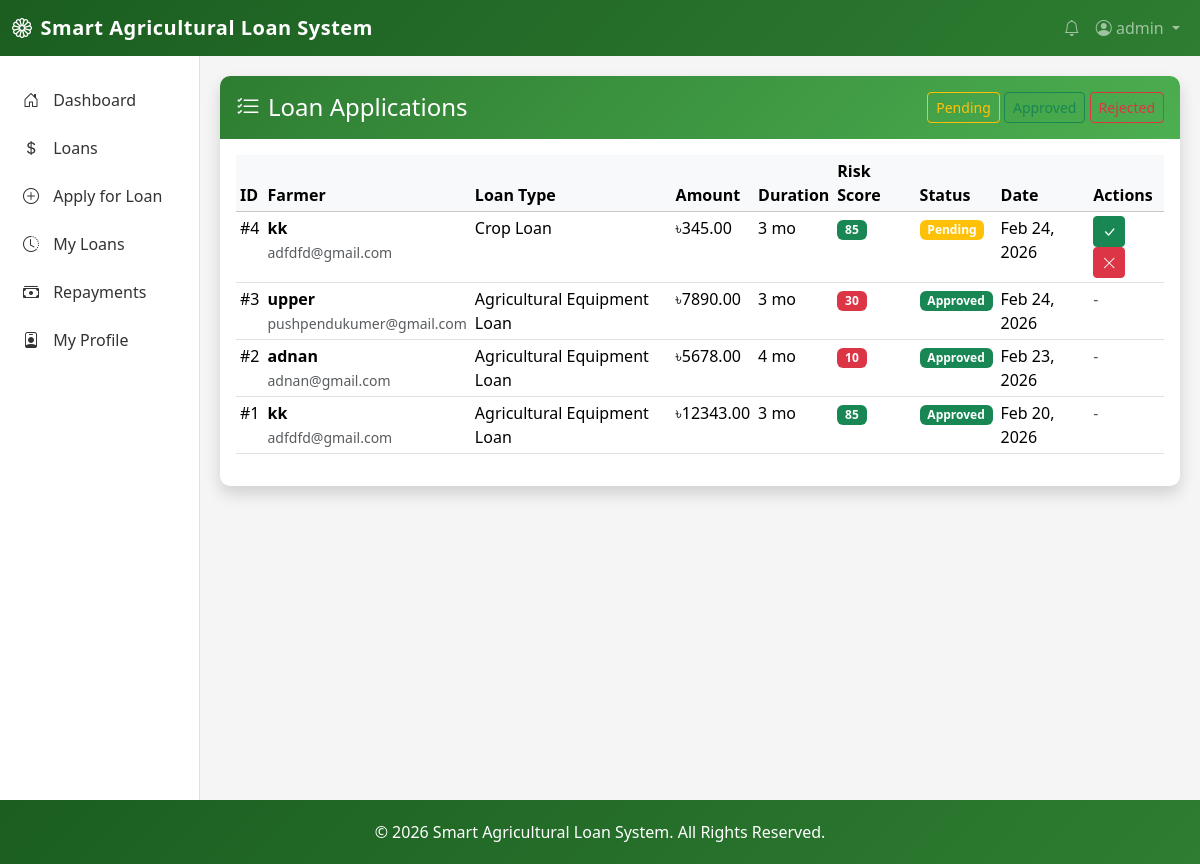
Screenshot of /loans/ (signed in) with the database file from the repository.
### loan_app/models.py (models this page shows, shortened)
class User(AbstractUser):
    ROLE_CHOICES = [
        ("Farmer", "Farmer"),
        ("Bank Officer", "Bank Officer"),
        ("Admin", "Admin"),
    ]
    role = models.CharField(max_length=20, choices=ROLE_CHOICES, default="Farmer")
    phone_number = models.CharField(max_length=20, blank=True)
    profile_picture = models.ImageField(
        upload_to="profile_pictures/", blank=True, null=True
    )
    is_verified = models.BooleanField(default=False)
    nid_card_front = models.FileField(
        upload_to="nid_cards/",
        blank=True,
        null=True,
        help_text="Upload NID card front side",
    )
    nid_card_back = models.FileField(
        upload_to="nid_cards/",
        blank=True,
        null=True,
        help_text="Upload NID card back side",
    )
    nid_verified = models.BooleanField(
        default=False, help_text="Whether NID has been verified by bank officer"
    )
    nid_verified_by = models.ForeignKey(
        "self",
        on_delete=models.SET_NULL,
        null=True,
        blank=True,
        related_name="nid_verifications",
    )
    nid_verified_at = models.DateTimeField(null=True, blank=True)

class LoanApplication(models.Model):
    STATUS_CHOICES = [
        ("Pending", "Pending"),
        ("Approved", "Approved"),
        ("Rejected", "Rejected"),
    ]
    farmer = models.ForeignKey(
        User, on_delete=models.CASCADE, related_name="loan_applications"
    )
    loan_type = models.ForeignKey(
        LoanType, on_delete=models.CASCADE, related_name="applications"
    )
    amount = models.DecimalField(max_digits=12, decimal_places=2)
    duration_months = models.IntegerField(help_text="Loan duration in months")
    risk_score = models.IntegerField(
        default=0, help_text="Auto-calculated risk score (0-100)"
    )
    status = models.CharField(max_length=20, choices=STATUS_CHOICES, default="Pending")
    emi = models.DecimalField(
        max_digits=12, decimal_places=2, default=0, help_text="Monthly EMI amount"
    )
    created_at = models.DateTimeField(auto_now_add=True)
    updated_at = models.DateTimeField(auto_now=True)

class LoanType(models.Model):
    name = models.CharField(max_length=100, unique=True)
    interest_rate = models.DecimalField(
        max_digits=5, decimal_places=2, help_text="Interest rate in percentage"
    )
    max_amount = models.DecimalField(
        max_digits=12, decimal_places=2, help_text="Maximum loan amount in BDT"
    )
    description = models.TextField(blank=True)
    created_at = models.DateTimeField(auto_now_add=True)
    updated_at = models.DateTimeField(auto_now=True)

### loan_app/views.py (the view)
# urls.py: path("loans/", views.loan_list, name="loan_list"),
@login_required
def loan_list(request):
    if not (request.user.is_staff or request.user.role == "Bank Officer"):
        return redirect("home")
    applications = LoanApplication.objects.all().order_by("-created_at")
    status_filter = request.GET.get("status")
    if status_filter:
        applications = applications.filter(status=status_filter)
    paginator = Paginator(applications, 15)
    page_number = request.GET.get("page")
    page_obj = paginator.get_page(page_number)
    return render(
        request,
        "loan/list.html",
        {"page_obj": page_obj, "status_filter": status_filter},
    )

### templates/loan/list.html (shortened to what this page needs)
{% extends 'base.html' %}
{% block content %}
<div class="row">
    <div class="col-12">
        <div class="card shadow">
            <div class="card-header py-3 d-flex justify-content-between align-items-center">
                <h4 class="mb-0"><i class="bi bi-list-check me-2"></i>Loan Applications</h4>
                <div>
                    <a href="{% url 'loan_list' %}?status=Pending" class="btn btn-sm btn-outline-warning">Pending</a>
                    <a href="{% url 'loan_list' %}?status=Approved" class="btn btn-sm btn-outline-success">Approved</a>
                    <a href="{% url 'loan_list' %}?status=Rejected" class="btn btn-sm btn-outline-danger">Rejected</a>
                </div>
            </div>
            <div class="card-body">
                {% if page_obj %}
                <div class="table-responsive">
                    <table class="table table-hover table-sm">
                        <thead class="table-light">
                            <tr>
                                <th>ID</th>
                                <th>Farmer</th>
                                <th>Loan Type</th>
                                <th>Amount</th>
                                <th>Duration</th>
                                <th>Risk Score</th>
                                <th>Status</th>
                                <th>Date</th>
                                <th>Actions</th>
                            </tr>
                        </thead>
                        <tbody>
                            {% for loan in page_obj %}
                            <tr>
                                <td>#{{ loan.id }}</td>
                                <td>
                                    <strong>{{ loan.farmer.username }}</strong><br>
                                    <small class="text-muted">{{ loan.farmer.email }}</small>
                                </td>
                                <td>{{ loan.loan_type.name }}</td>
                                <td>৳{{ loan.amount|floatformat:2 }}</td>
                                <td>{{ loan.duration_months }} mo</td>
                                <td>
                                    {% if loan.risk_score >= 70 %}
                                        <span class="badge bg-success">{{ loan.risk_score }}</span>
                                    {% elif loan.risk_score >= 40 %}
                                        <span class="badge bg-warning">{{ loan.risk_score }}</span>
                                    {% else %}
                                        <span class="badge bg-danger">{{ loan.risk_score }}</span>
                                    {% endif %}
                                </td>
                                <td>
                                    {% if loan.status == 'Pending' %}
                                        <span class="badge bg-warning">{{ loan.status }}</span>
                                    {% elif loan.status == 'Approved' %}
                                        <span class="badge bg-success">{{ loan.status }}</span>
                                    {% else %}
                                        <span class="badge bg-danger">{{ loan.status }}</span>
                                    {% endif %}
                                </td>
                                <td>{{ loan.created_at|date:"M d, Y" }}</td>
                                <td>
                                    {% if loan.status == 'Pending' %}
                                        <a href="{% url 'approve_loan' loan.id %}" class="btn btn-sm btn-success" title="Approve">
                                            <i class="bi bi-check-lg"></i>
                                        </a>
                                        <a href="{% url 'reject_loan' loan.id %}" class="btn btn-sm btn-danger" title="Reject">
                                            <i class="bi bi-x-lg"></i>
                                        </a>
                                    {% else %}
                                        <span class="text-muted">-</span>
                                    {% endif %}
                                </td>
                            </tr>
                            {% endfor %}
                        </tbody>
                    </table>
                </div>
                {% else %}
                <div class="text-center py-5">
                    <i class="bi bi-inbox text-muted" style="font-size: 3rem;"></i>
                    <p class="mt-3 text-muted">No loan applications found.</p>
                </div>
                {% endif %}
            </div>
        </div>
    </div>
</div>
{% endblock %}

### templates/base.html (shortened to what this page needs)
<!DOCTYPE html>
<html lang="en">
<head>
    <link href="https://cdn.jsdelivr.net/npm/bootstrap@5.3.2/dist/css/bootstrap.min.css" rel="stylesheet">
    <link rel="stylesheet" href="https://cdn.jsdelivr.net/npm/bootstrap-icons@1.11.1/font/bootstrap-icons.css">
</head>
<body>
    <nav class="navbar navbar-expand-lg navbar-dark">
        <div class="container-fluid">
            <a class="navbar-brand" href="/">
                <i class="bi bi-flower1 me-2"></i>Smart Agricultural Loan System
            </a>
            <div class="collapse navbar-collapse" id="navbarNav">
                <ul class="navbar-nav ms-auto">
                    <li class="nav-item">
                        <a class="nav-link" href="#"><i class="bi bi-bell"></i></a>
                    </li>
                    <li class="nav-item dropdown">
                        <a class="nav-link dropdown-toggle" href="#" role="button" data-bs-toggle="dropdown">
                            {% if user.profile_picture %}
                                <img src="{{ user.profile_picture.url }}" class="rounded-circle me-1" style="width: 25px; height: 25px; object-fit: cover;">
                            {% else %}
                                <i class="bi bi-person-circle"></i>
                            {% endif %}
                            {{ user.username }}
                        </a>
                    </li>
                </ul>
            </div>
        </div>
    </nav>
    <div class="container-fluid">
        <div class="row">
            <div class="col-md-2 sidebar">
                <ul class="nav flex-column">
                    <li class="nav-item">
                        <a class="nav-link" href="{% url 'dashboard' %}">
                            <i class="bi bi-house-door"></i> Dashboard
                        </a>
                    </li>
                    {% if user.role == 'Farmer' %}
                    <li class="nav-item">
                        <a class="nav-link" href="{% url 'loan_list' %}">
                            <i class="bi bi-currency-dollar"></i> Loans
                        </a>
                    </li>
                    <li class="nav-item">
                        <a class="nav-link" href="{% url 'loan_apply' %}">
                            <i class="bi bi-plus-circle"></i> Apply for Loan
                        </a>
                    </li>
                    <li class="nav-item">
                        <a class="nav-link" href="{% url 'loan_history' %}">
                            <i class="bi bi-clock-history"></i> My Loans
                        </a>
                    </li>
                    <li class="nav-item">
                        <a class="nav-link" href="{% url 'repayment_history' %}">
                            <i class="bi bi-cash-stack"></i> Repayments
                        </a>
                    </li>
                    <li class="nav-item">
                        <a class="nav-link" href="{% url 'farmer_profile' %}">
                            <i class="bi bi-person-badge"></i> My Profile
                        </a>
                    </li>
                    {% endif %}
                </ul>
            </div>
            <div class="col-md-10 content-wrapper">
                {% block content %}{% endblock %}
            </div>
        </div>
    </div>
    <footer class="footer text-center">
        <div class="container">
            <p class="mb-0">&copy; 2026 Smart Agricultural Loan System. All Rights Reserved.</p>
        </div>
    </footer>
</body>
</html>

### templates/base.html (style rules this page uses)
:root { --agri-green: #2e7d32; --agri-green-light: #4caf50; --agri-green-dark: #1b5e20; --agri-light: #e8f5e9; }
body { background-color: #f5f5f5; min-height: 100vh; display: flex; flex-direction: column; }
.navbar { background: linear-gradient(135deg, var(--agri-green-dark), var(--agri-green)); }
.sidebar { background: white; min-height: calc(100vh - 56px); border-right: 1px solid #dee2e6; padding: 20px 0; }
.sidebar .nav-link { color: #333; padding: 12px 20px; border-left: 3px solid transparent; transition: all 0.3s; }
.sidebar .nav-link i { margin-right: 10px; }
.content-wrapper { flex: 1; padding: 20px; }
.card { border: none; border-radius: 10px; box-shadow: 0 2px 10px rgba(0,0,0,0.08); }
.card-header { background: linear-gradient(135deg, var(--agri-green), var(--agri-green-light)); color: white; border-radius: 10px 10px 0 0 !important; border: none; }
.footer { background: linear-gradient(135deg, var(--agri-green-dark), var(--agri-green)); color: white; padding: 20px 0; margin-top: auto; }
.navbar-brand { font-weight: 600; letter-spacing: 0.5px; }

### rows the page displays
User: username "admin"
LoanApplication: id "4", farmer.username "kk", farmer.email "adfdfd@gmail.com", loan_type.name "Crop Loan", amount "345.00", duration_months "3", risk_score "85", status "Pending", created_at "Feb 24, 2026"
LoanApplication: id "3", farmer.username "upper", farmer.email "pushpendukumer@gmail.com", loan_type.name "Agricultural Equipment Loan", amount "7890.00", duration_months "3", risk_score "30", status "Approved", created_at "Feb 24, 2026"
LoanApplication: id "2", farmer.username "adnan", farmer.email "adnan@gmail.com", loan_type.name "Agricultural Equipment Loan", amount "5678.00", duration_months "4", risk_score "10", status "Approved", created_at "Feb 23, 2026"
LoanApplication: id "1", farmer.username "kk", farmer.email "adfdfd@gmail.com", loan_type.name "Agricultural Equipment Loan", amount "12343.00", duration_months "3", risk_score "85", status "Approved", created_at "Feb 20, 2026"
